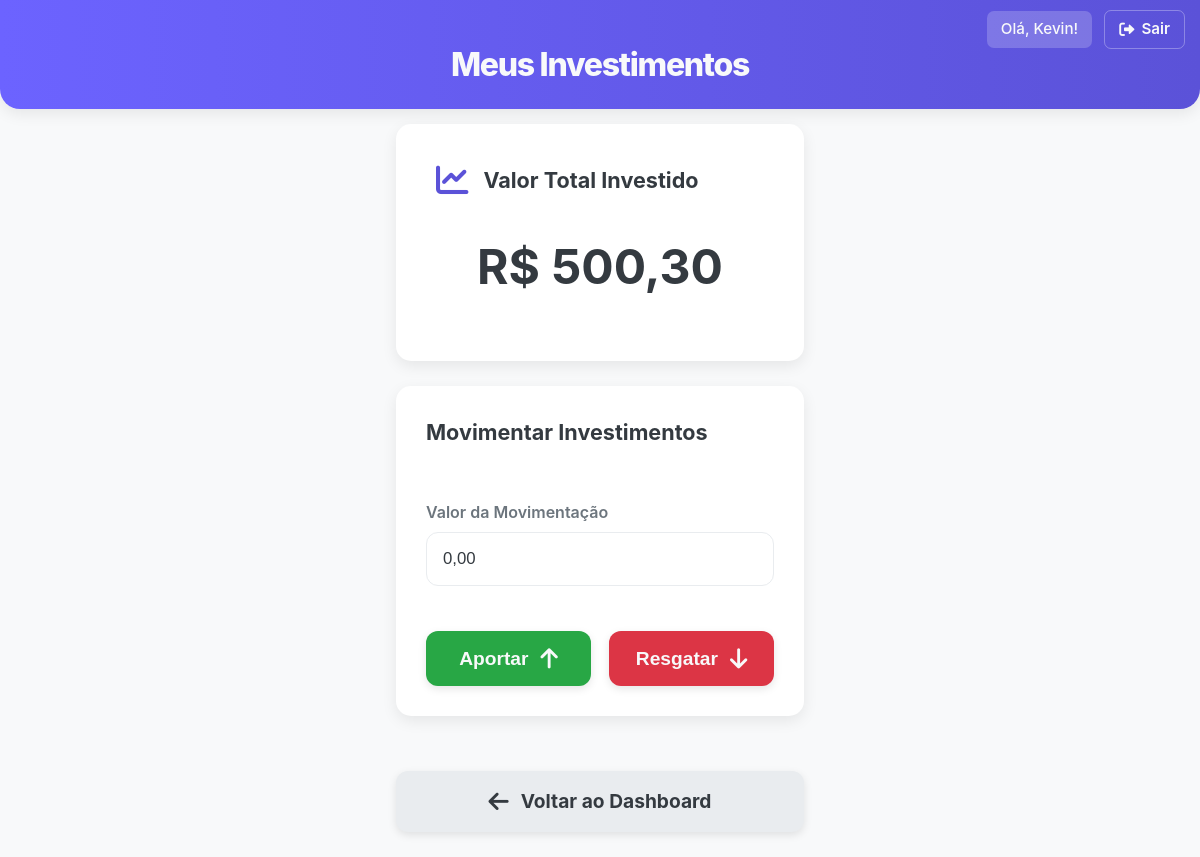
Page /investimentos (signed in) on the earlier database version.
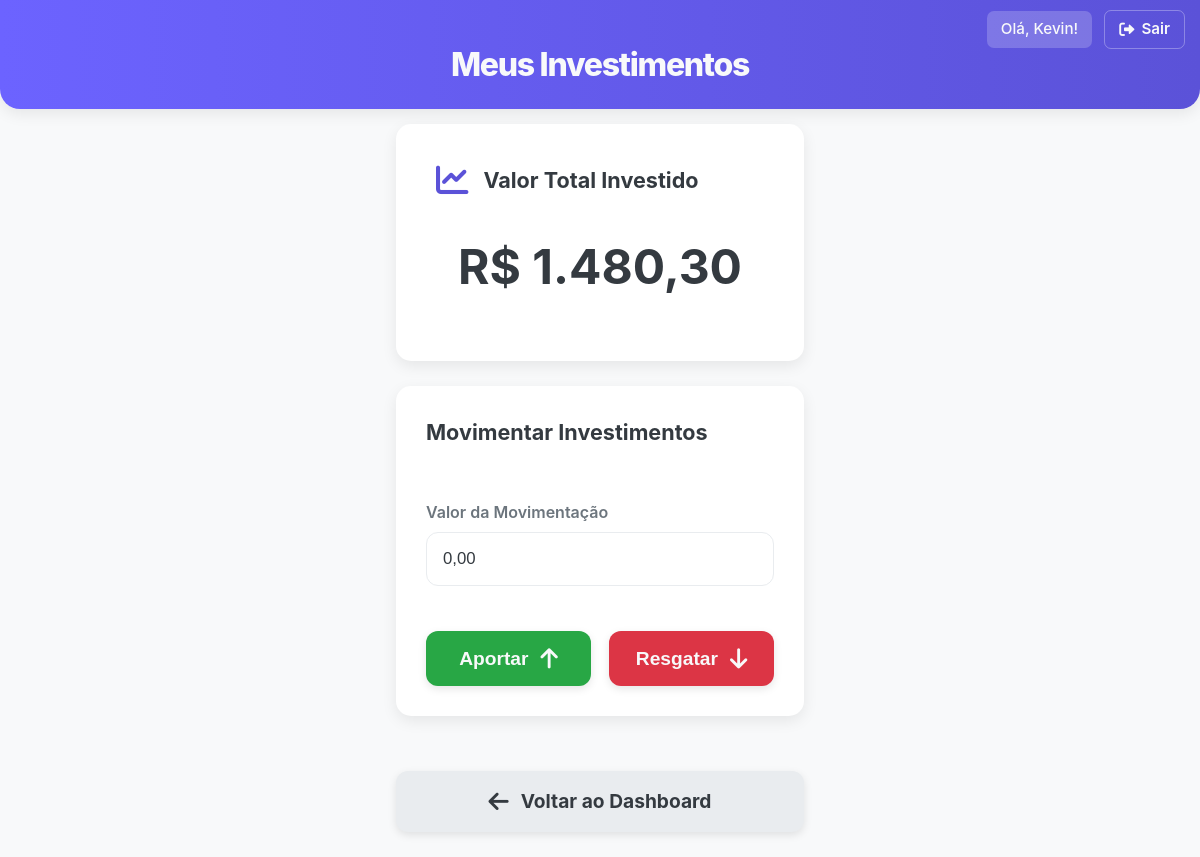
Same page on the later database version.
### app.py (models this page shows, shortened)
class Usuario(db.Model, UserMixin):
    __tablename__ = 'usuarios'
    id = db.Column(db.Integer, primary_key=True)
    nome_de_usuario = db.Column(db.String(20), unique=True, nullable=False)
    senha_hash = db.Column(db.String(128), nullable=False)
    transacoes = db.relationship('Transacao', backref='proprietario', lazy=True)
    gastos_fixos = db.relationship('GastoFixo', backref='proprietario', lazy=True)
    dados_financeiros = db.relationship('DadosFinanceiros', backref='proprietario', uselist=False, lazy=True)

class DadosFinanceiros(db.Model):
    __tablename__ = 'dados_financeiros'
    id = db.Column(db.Integer, primary_key=True)
    saldo_em_caixa_total = db.Column(db.Float, default=0.0, nullable=False)
    valor_investido_total = db.Column(db.Float, default=0.0, nullable=False)
    usuario_id = db.Column(db.Integer, db.ForeignKey('usuarios.id'), unique=True, nullable=False)

### app.py (the view)
@app.route('/investimentos')
@login_required
def Pagina_investimentos():
    dados_fin = current_user.dados_financeiros
    saldo_caixa = dados_fin.saldo_em_caixa_total
    valor_investido = dados_fin.valor_investido_total
    return render_template(
        'investimentos.html',
        saldo_caixa=saldo_caixa,
        valor_investido=valor_investido
    )

### app.py (called while the page is built)
@login_manager.user_loader
def Carregar_usuario(id_do_usuario):
    return Usuario.query.get(int(id_do_usuario))

@app.template_filter('formatar_moeda')
def formatar_moeda_filter(valor):
    return f"R$ {valor:,.2f}".replace(",", "X").replace(".", ",").replace("X", ".")

### templates/investimentos.html (shortened to what this page needs)
<!DOCTYPE html>
<html lang="pt-br">
<head>
    <link rel="stylesheet" href="{{ url_for('static', filename='css/estilo.css') }}">
    <link rel="stylesheet" href="https://cdnjs.cloudflare.com/ajax/libs/font-awesome/6.0.0-beta3/css/all.min.css">
</head>
<body>
    <div class="header-app">
        <h1 class="titulo-app">Meus Investimentos</h1>
        <div class="area-usuario-nav">
            {% if current_user.is_authenticated %}
                <p class="nome-usuario-logado">Olá, {{ current_user.nome_de_usuario }}!</p>
                <a href="{{ url_for('Sair') }}" class="bt-nav-usuario"><i class="fas fa-sign-out-alt"></i> Sair</a>
            {% else %}
                <a href="{{ url_for('Pagina_registro') }}" class="bt-nav-usuario"><i class="fas fa-user-plus"></i> Registrar</a>
                <a href="{{ url_for('Pagina_login') }}" class="bt-nav-usuario"><i class="fas fa-sign-in-alt"></i> Login</a>
            {% endif %}
        </div>
    </div>
    <div class="container">
        <div class="card card-investimento-atual">
            <h2 class="titulo-card"><i class="fas fa-chart-line icone-resumo"></i> Valor Total Investido</h2>
            <p class="valor-principal">{{ valor_investido | formatar_moeda }}</p>
        </div>
        <div class="card card-formulario">
            <h2 class="titulo-card">Movimentar Investimentos</h2>
            <form id="form_movimento_investimento" action="{{ url_for('Movimentar_investimento') }}" method="post" class="formulario-movimentacao-investimento">
                <div class="campo-do-formulario">
                    <label for="valor_movimento_investimento">Valor da Movimentação</label>
                    <input type="text" id="valor_movimento_investimento" name="valor_movimento" inputmode="numeric" pattern="[0-9,\.]*" placeholder="0,00" required>
                </div>
                <div class="grupo-botoes-movimento">
                    <button type="button" id="bt_aportar" class="bt-acao bt-aportar">Aportar <i class="fas fa-arrow-up"></i></button>
                    <button type="button" id="bt_resgatar" class="bt-acao bt-resgatar">Resgatar <i class="fas fa-arrow-down"></i></button>
                </div>
            </form>
        </div>
        <a href="{{ url_for('Pagina_inicial') }}" class="bt-acao bt-voltar"><i class="fas fa-arrow-left"></i> Voltar ao Dashboard</a>
    </div>
</body>
</html>

Differences in the rows shown:
changed DadosFinanceiros: valor_investido_total "R$ 500,30" → "R$ 1.480,30"
